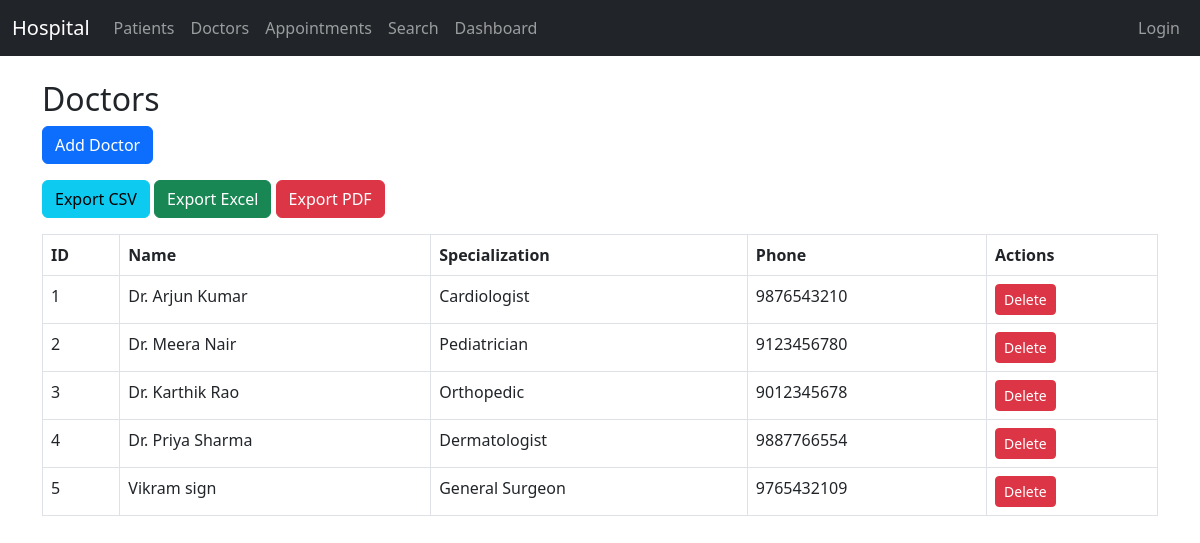
Page /doctors on the committed database.
### tables this page shows
CREATE TABLE doctors (
            id INTEGER PRIMARY KEY AUTOINCREMENT,
            name TEXT,
            specialization TEXT,
            phone TEXT
        );

### app.py (the view)
@app.route('/doctors')
def doctors():
    conn = sqlite3.connect(DATABASE)
    cursor = conn.cursor()
    cursor.execute("SELECT * FROM doctors")
    doctors = cursor.fetchall()
    conn.close()
    return render_template('doctors.html', doctors=doctors)

### templates/doctors.html
{% extends "base.html" %}
{% block content %}
<h2>Doctors</h2>
<a href="{{ url_for('add_doctor') }}" class="btn btn-primary mb-3">Add Doctor</a>
<div class="mb-3">
  <a href="{{ url_for('export_doctors_csv') }}" class="btn btn-info">Export CSV</a>
  <a href="{{ url_for('export_doctors_excel') }}" class="btn btn-success">Export Excel</a>
  <a href="{{ url_for('export_doctors_pdf') }}" class="btn btn-danger">Export PDF</a>
</div>
<table class="table table-bordered">
  <thead>
    <tr>
      <th>ID</th>
      <th>Name</th>
      <th>Specialization</th>
      <th>Phone</th>
      <th>Actions</th>
    </tr>
  </thead>
  <tbody>
    {% for doctor in doctors %}
    <tr>
      <td>{{ doctor[0] }}</td>
      <td>{{ doctor[1] }}</td>
      <td>{{ doctor[2] }}</td>
      <td>{{ doctor[3] }}</td>
      <td>
        <a href="{{ url_for('delete_doctor', doctor_id=doctor[0]) }}"
           class="btn btn-danger btn-sm">Delete</a>
      </td>
    </tr>
    {% endfor %}
  </tbody>
</table>
{% endblock %}

### rows in the picture
doctors: id "1", name "Dr. Arjun Kumar", specialization "Cardiologist", phone "9876543210"
doctors: id "2", name "Dr. Meera Nair", specialization "Pediatrician", phone "9123456780"
doctors: id "3", name "Dr. Karthik Rao", specialization "Orthopedic", phone "9012345678"
doctors: id "4", name "Dr. Priya Sharma", specialization "Dermatologist", phone "9887766554"
doctors: id "5", name "Vikram sign", specialization "General Surgeon", phone "9765432109"
